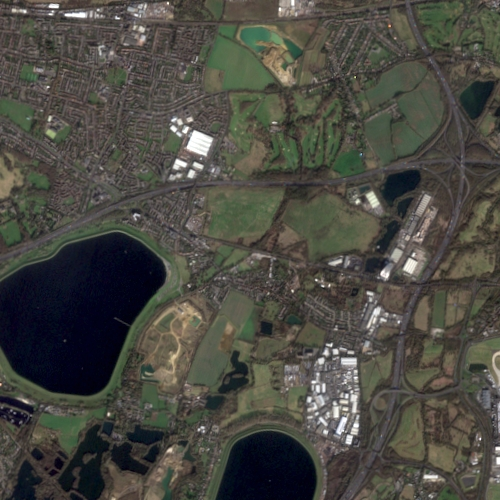
#> input picture data/20230215-SE2B-CGG-GBR-MS3-L3-RGB-preview.jpg, 500 x 500 px
$ jupyter execute --allow-errors image-classification.ipynb
#> lines starting #> are read from the running program, lines starting #| are printed output that depends on the picture; after the words box and inside, x2 and y2 are one past the last pixel; in counts of white or black regions, pixels touching at a corner belong together
[cell 1]
import numpy as np
import matplotlib.pyplot as plt
import cv2
from osgeo import gdal
import os

[cell 2]
# Read the image using OpenCV
img = cv2.imread("../data/20230215-SE2B-CGG-GBR-MS3-L3-RGB-preview.jpg", cv2.IMREAD_COLOR)
#> img is the input picture: shape (500, 500, 3); mean B, G, R 66.6, 73.8, 74.6

# Render the image using Matplotlib
plt.imshow(img)

#> (a cell that did not finish here is left out)

[cell 4]
fig, ax = plt.subplots(figsize=(10, 10))

# Plot the original image
ax.imshow(img, extent=[0, img.shape[1], 0, img.shape[0]])

# Overlay the LIDAR data with transparency
#> (the rest of this cell did not finish here and is left out)

[cell 5]
threshold_values = [5 * n for n in range(1, 10)]
fig, axes = plt.subplots(2, len(threshold_values) // 2, figsize=(20, 10))

#> (the rest of this cell did not finish here and is left out)

[cell 6]
threshold_values = list(range(20, 40))
fig, axes = plt.subplots(4, 5, figsize=(20, 16))

#> (the rest of this cell did not finish here and is left out)

[cell 7]
min_size = 50  # Minimum size of objects to be considered as houses
max_size = 1000  # Maximum size of objects to be considered as houses

threshold = 30
#> (the rest of this cell did not finish here and is left out)

[cell 8]
min_size = 25  # Minimum size of objects to be considered as houses
max_size = 1500  # Maximum size of objects to be considered as houses

threshold = 30
#> (the rest of this cell did not finish here and is left out)

[cell 9]
# Read the image using OpenCV
nrg = cv2.imread("../data/20230215-SE2B-CGG-GBR-MS3-L3-NRG-preview.jpg", cv2.IMREAD_COLOR)
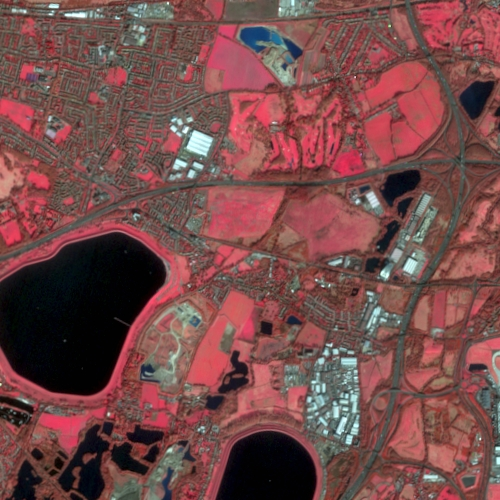
#> input picture data/20230215-SE2B-CGG-GBR-MS3-L3-NRG-preview.jpg, 500 x 500 px
#> nrg is the input picture: shape (500, 500, 3); mean B, G, R 73.8, 74.6, 117.6

# Render the image using Matplotlib
plt.imshow(cv2.cvtColor(nrg, cv2.COLOR_BGR2RGB))
plt.title('NRG Image')
plt.axis('off')
plt.show()

[cell 10]
# Convert the NRG image to RGB
nrg_img_rgb = cv2.cvtColor(img, cv2.COLOR_BGR2RGB)

# Define the red color range in RGB
lower_red = np.array([100, 0, 0])
upper_red = np.array([255, 150, 150])

# Create a mask for red areas
red_mask = cv2.inRange(nrg_img_rgb, lower_red, upper_red)
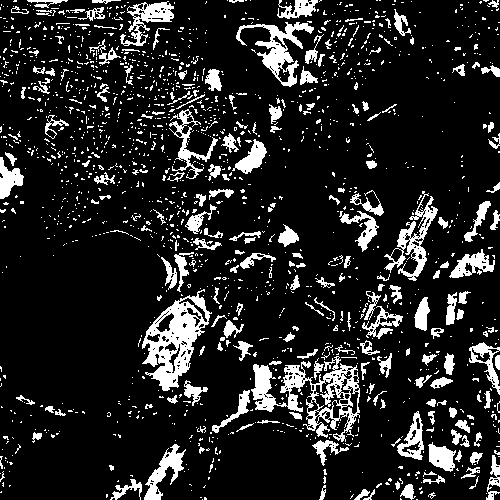
#> red_mask: shape (500, 500); 14.3% white; 1620 white regions (1411 under 20 px), largest, box (x1, y1, x2, y2) and area: (251, 356, 360, 442) 3184, (142, 289, 212, 391) 2961, (236, 22, 314, 87) 1488

# Resize the red mask to match the shape of the LIDAR data
#> (the rest of this cell did not finish here and is left out)

[cell 11]
fig, axes = plt.subplots(6, 5, figsize=(20, 24))

#> (the rest of this cell did not finish here and is left out)

[cell 12]
ground_threshold = 22

# Create a mask for areas above the ground threshold
#> (the rest of this cell did not finish here and is left out)

[cell 13]
# Convert the NRG image to RGB
nrg_img_rgb = cv2.cvtColor(nrg, cv2.COLOR_BGR2RGB)

# Define the red color range in RGB
lower_red = np.array([100, 0, 0])
upper_red = np.array([255, 150, 150])

# Create a mask for red areas
red_mask = cv2.inRange(nrg_img_rgb, lower_red, upper_red)
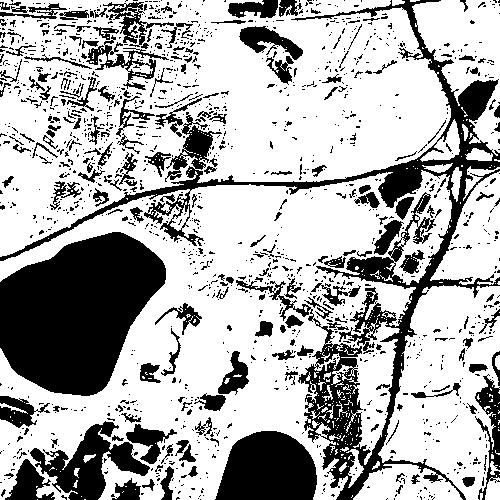
#> red_mask: shape (500, 500); 68.9% white; 1424 black regions (1208 under 20 px), largest, box (x1, y1, x2, y2) and area: (0, 0, 500, 500) 21779, (0, 232, 166, 396) 18745, (215, 431, 317, 500) 5600

# Apply the mask to the original image
img_no_red = cv2.bitwise_and(img, img, mask=cv2.bitwise_not(red_mask))
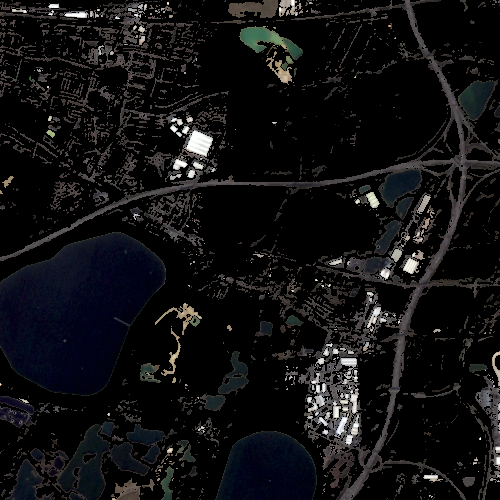
#> img_no_red: shape (500, 500, 3); mean B, G, R 18, 16.6, 16.9

fig, axes = plt.subplots(1, 2, figsize=(15, 10))

# Plot the original image
axes[0].imshow(cv2.cvtColor(img, cv2.COLOR_BGR2RGB))
axes[0].set_title('Original Image')
axes[0].axis('off')

# Plot the image with red areas removed
axes[1].imshow(cv2.cvtColor(img_no_red, cv2.COLOR_BGR2RGB))
axes[1].set_title('Image with Red Areas Removed')
axes[1].axis('off')

plt.tight_layout()
plt.show()
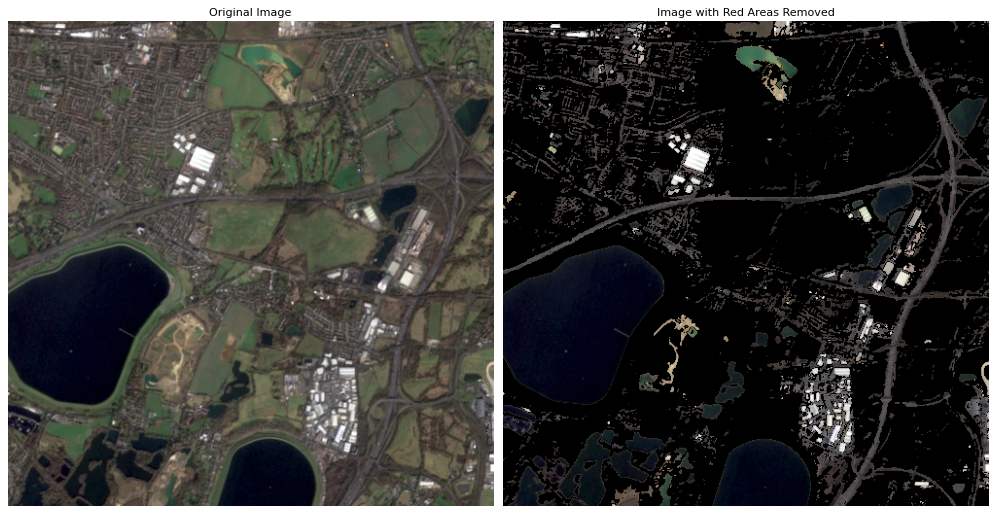
#> figure drawn by matplotlib, 2 panels
